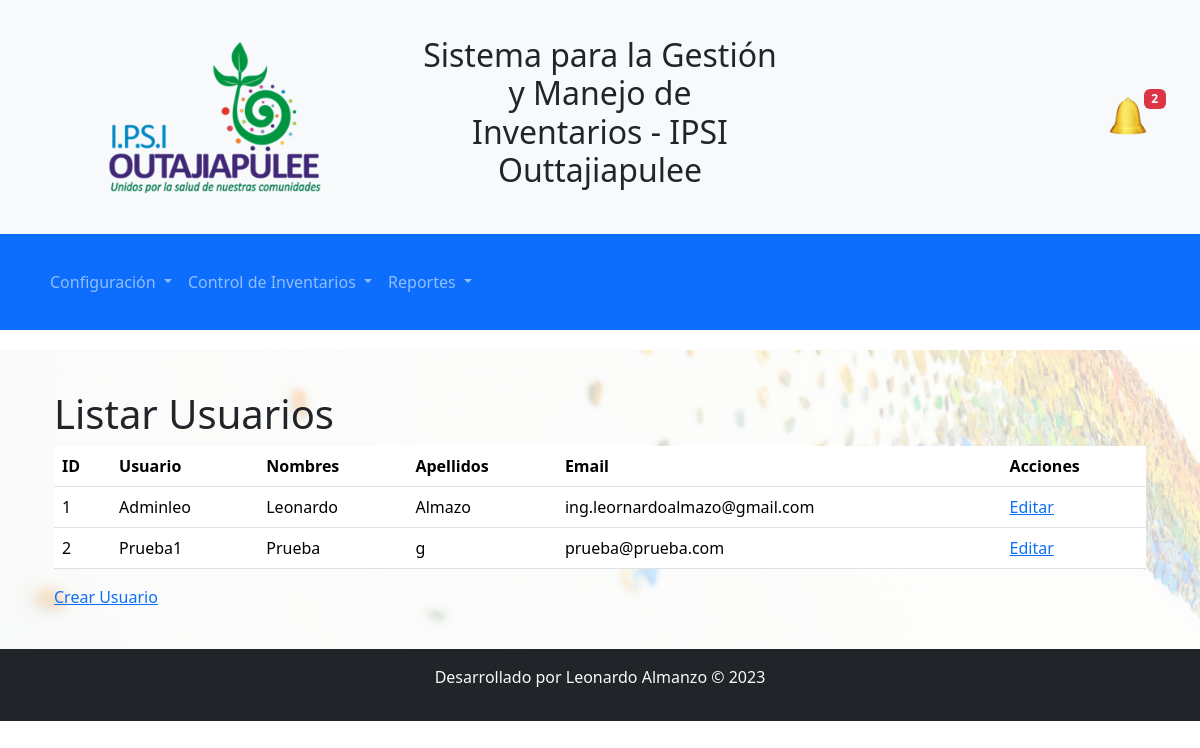
The app's page /accounts/configuracion/listar_usuarios/, older data.
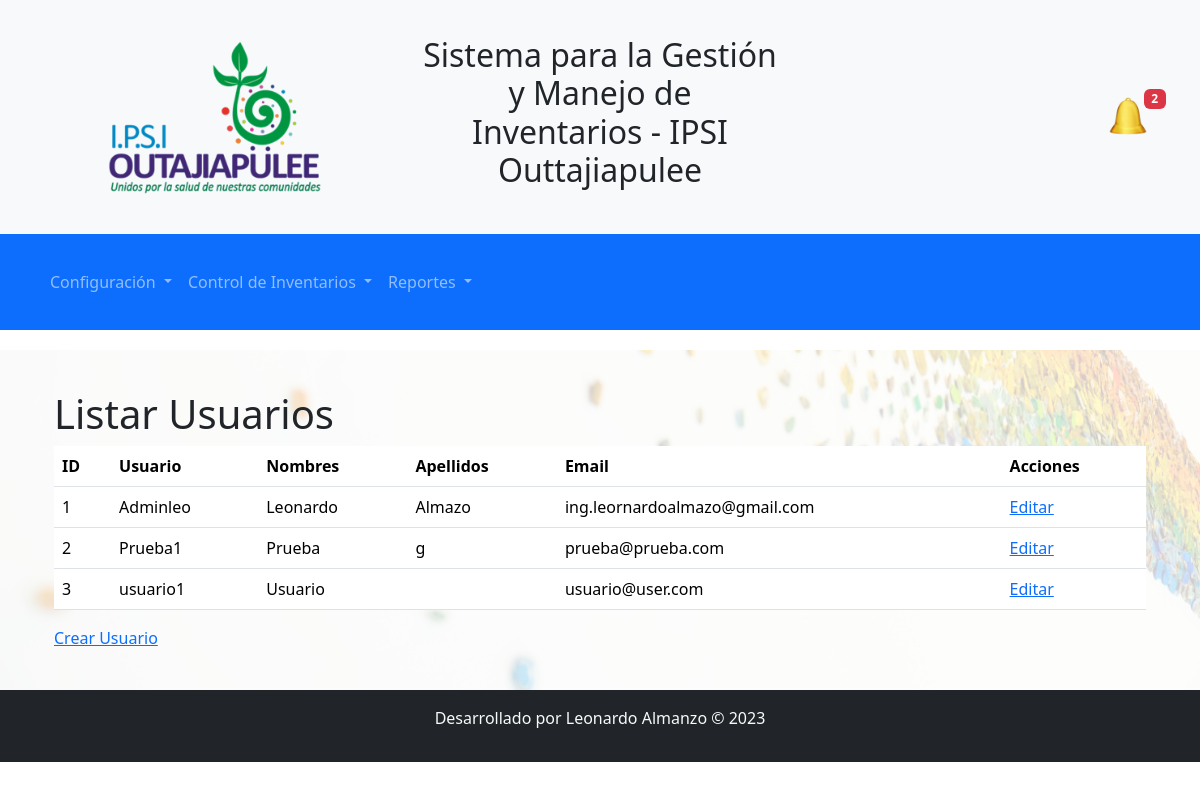
The same page, newer data.
### sistema_registro/models.py (models this page shows)
class Usuario(AbstractUser):
    estado = models.BooleanField(default=True)

### sistema_registro/views.py (the view)
# urls.py: path('configuracion/listar_usuarios/', views.ListarUsuariosView.as_view(), name='listar_usuarios'),
class ListarUsuariosView(View):
    template_name = 'listar_usuarios.html'
    def get(self, request, *args, **kwargs):
        usuarios = Usuario.objects.all()
        return render(request, self.template_name, {'usuarios': usuarios})

### sistema_registro/templates/listar_usuarios.html (shortened to what this page needs)
{% extends 'base.html' %}
{% block content %}
<div class="container">
    <h1>Listar Usuarios</h1>
    {% if usuarios %}
        <table class="table">
            <thead>
                <tr>
                    <th>ID</th>
                    <th>Usuario</th>
                    <th>Nombres</th>
                    <th>Apellidos</th>
                    <th>Email</th>
                    <th>Acciones</th>
                </tr>
            </thead>
            <tbody>
                {% for usuario in usuarios %}
                    <tr>
                        <td>{{ usuario.id }}</td>
                        <td>{{ usuario.username }}</td>
                        <td>{{ usuario.first_name }}</td>
                        <td>{{ usuario.last_name }}</td>
                        <td>{{ usuario.email }}</td>
                        <td>
                            <a href="{% url 'editar_usuario' usuario.id %}">Editar</a>
                        </td>
                    </tr>
                {% endfor %}
            </tbody>
        </table>
    {% else %}
        <p>No hay usuarios registrados.</p>
    {% endif %}
    <a href="{% url 'crear_usuario' %}">Crear Usuario</a>
</div>
{% endblock %}

### sistema_registro/templates/base.html (shortened to what this page needs)
<!DOCTYPE html>
<html lang="es">
<head>
    {% load static %}
    <link rel="stylesheet" type="text/css" href="{% static 'css/styles.css' %}">
    <link rel="stylesheet" type="text/css" href="{% static 'css/notificaciones.css' %}">
    <link href="https://cdn.jsdelivr.net/npm/bootstrap@5.3.2/dist/css/bootstrap.min.css" rel="stylesheet">
</head>
<body>
<header class="header-container bg-light py-3">
    <div class="container">
        <div class="row align-items-center">
            <div class="col-lg-4 col-md-4 col-sm-12">
                <img src="{% static 'img/logo.png' %}" alt="Logo de IPSI" class="logo">
            </div>
            <div class="col-lg-4 col-md-4 col-sm-12 text-center">
                <h2 class="text-dark">Sistema para la Gestión y Manejo de Inventarios - IPSI Outtajiapulee</h2>
            </div>
            {% block notificaciones %}
            <div class="col-lg-4 col-md-4 col-sm-12 text-end">
                <div class="notification-section">
                    <div class="notification-icon" id="notification-icon">
                        <span class="badge bg-danger" id="notification-count">0</span>
                        <img src="{% static 'img/notifications.ico' %}" alt="Notificaciones" width="40px">
                    </div>
                </div>
            </div>
            {% endblock %}
        </div>
    </div>
</header>
{% block navbar %}
<nav class="navbar navbar-expand-lg navbar-dark bg-primary">
    <div class="container">
        <div class="collapse navbar-collapse" id="navbarNav">
            <ul class="navbar-nav">
                <li class="nav-item dropdown">
                    <a class="nav-link dropdown-toggle" href="#" id="menuConfiguracion" role="button" data-bs-toggle="dropdown" aria-haspopup="true" aria-expanded="false">
                        Configuración
                    </a>
                </li>
                <li class="nav-item dropdown">
                    <a class="nav-link dropdown-toggle" href="#" id="menuControlInventarios" role="button" data-bs-toggle="dropdown" aria-haspopup="true" aria-expanded="false">
                        Control de Inventarios
                    </a>
                </li>
                <li class="nav-item dropdown">
                    <a class="nav-link dropdown-toggle" href="#" id="menuReportes" role="button" data-bs-toggle="dropdown" aria-haspopup="true" aria-expanded="false">
                        Reportes
                    </a>
                </li>
            </ul>
        </div>
    </div>
</nav>
{% endblock %}
<main>
    <div class="container">
        {% block content %}
        {% endblock %}
    </div>
</main>
<footer class="bg-dark text-light text-center py-3">
    <p>Desarrollado por Leonardo Almanzo &copy; 2023</p>
</footer>
</body>
</html>

### static/css/styles.css (style rules this page uses)
body { font-family: 'Roboto', sans-serif; background-color: #f8f9fa; }
.container { max-width: 100%; margin: 0 auto; padding: 20px; }
header { background-color: #C4C554; color: #243878; padding: 20px 0; display: flex; justify-content: space-between; align-items: center; }
header h2 { text-align: center; }
header .container { text-align: center; }
header img { margin-right: 10px; }
.navbar { margin-bottom: 20px; }
footer { background-color: #4C3850; color: #fff; padding: 10px 0; text-align: center; }
.logo { max-width: 60%; height: auto; }
main { position: relative; }
main::before { content: ""; background-image: url('../../static/img/fondo1.jpg'); background-size: cover; background-position: center center; background-attachment: fixed; opacity: 0.2; position: absolute; top: 0; left: 0; width: 100%; height: 100%; z-index: -1; }
main { display: flex; justify-content: center; align-items: center; height: auto; }

### static/css/notificaciones.css (style rules this page uses)
.notification-section { position: relative; }
.notification-icon { position: relative; cursor: pointer; }
.badge { position: absolute; top: -8px; right: -8px; background-color: red; color: white; border-radius: 50%; padding: 5px 8px; }

Row changes from the older to the newer data that the page shows:
added Usuario: id "3", username "usuario1", first_name "Usuario", email "usuario@user.com"
